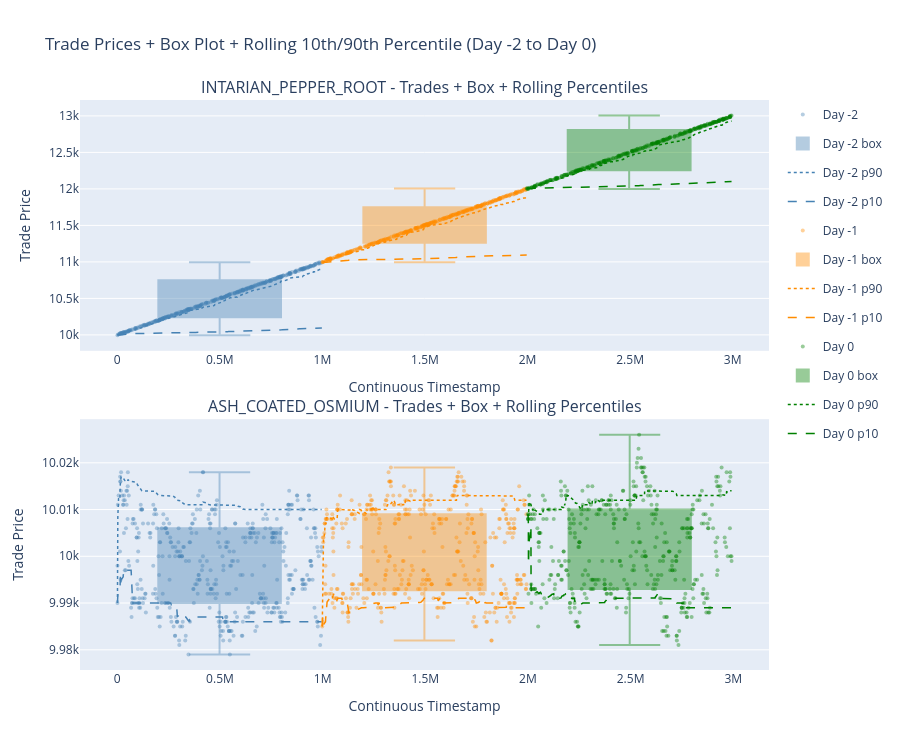

Source (notebook cell):
### Code cell
# ── Trade prices + box plot + rolling 25th/75th percentile lines ──────────────
# At each trade timestamp, compute the 25th/75th percentile of all trades
# seen so far that day (cumulative expanding window within each day).

def add_rolling_percentiles(trades_c):
    """Add p10 and p90 columns: cumulative percentile within each (day, product)."""
    trades_c = trades_c.sort_values(['day', 'cont_ts']).copy()
    p10, p90 = [], []
    for (day_val,), group in trades_c.groupby(['day'], sort=True):
        prices_so_far = []
        for price in group['price']:
            prices_so_far.append(price)
            p10.append(pd.Series(prices_so_far).quantile(0.10))
            p90.append(pd.Series(prices_so_far).quantile(0.90))
    trades_c['p10'] = p10
    trades_c['p90'] = p90
    return trades_c

trades_pepper_p = add_rolling_percentiles(trades_pepper_c)
trades_osmium_p  = add_rolling_percentiles(trades_osmium_c)

fig5 = make_subplots(rows=2, cols=1,
                     subplot_titles=['INTARIAN_PEPPER_ROOT - Trades + Box + Rolling Percentiles',
                                     'ASH_COATED_OSMIUM - Trades + Box + Rolling Percentiles'],
                     vertical_spacing=0.12)

for row, (trades_p, name) in enumerate([
    (trades_pepper_p, 'INTARIAN_PEPPER_ROOT'),
    (trades_osmium_p,  'ASH_COATED_OSMIUM'),
], start=1):
    for day_val, (color, label) in day_styles.items():
        subset = trades_p[trades_p['day'] == day_val]
        x_min = subset['cont_ts'].min()
        x_max = subset['cont_ts'].max()
        x_mid = (x_min + x_max) / 2
        x_range = x_max - x_min

        # Scatter: individual trades
        fig5.add_trace(
            go.Scatter(x=subset['cont_ts'], y=subset['price'],
                       mode='markers', name=label, legendgroup=label,
                       showlegend=(row == 1),
                       marker=dict(color=color, size=4, opacity=0.4),
                       customdata=subset[['timestamp', 'quantity']].values,
                       hovertemplate=f'Day: {day_val}<br>Timestamp: %{{customdata[0]}}<br>Price: %{{y}}<br>Qty: %{{customdata[1]}}<extra></extra>'),
            row=row, col=1
        )

        # One box plot per day
        fig5.add_trace(
            go.Box(x=[x_mid] * len(subset), y=subset['price'],
                   name=f'{label} box', legendgroup=f'{label}_box',
                   showlegend=(row == 1),
                   marker_color=color, line_color=color,
                   fillcolor=color, opacity=0.4,
                   boxmean=False, width=x_range * 0.6,
                   hovertemplate=f'Day: {day_val}<br>Price: %{{y}}<extra>{label} box</extra>'),
            row=row, col=1
        )

        # Rolling 90th percentile line
        fig5.add_trace(
            go.Scatter(x=subset['cont_ts'], y=subset['p90'],
                       mode='lines', name=f'{label} p90', legendgroup=f'{label}_p90',
                       showlegend=(row == 1),
                       line=dict(color=color, width=1.5, dash='dot'),
                       customdata=subset['timestamp'],
                       hovertemplate=f'Day: {day_val}<br>Timestamp: %{{customdata}}<br>p90: %{{y:.2f}}<extra></extra>'),
            row=row, col=1
        )

        # Rolling 10th percentile line
        fig5.add_trace(
            go.Scatter(x=subset['cont_ts'], y=subset['p10'],
                       mode='lines', name=f'{label} p10', legendgroup=f'{label}_p10',
                       showlegend=(row == 1),
                       line=dict(color=color, width=1.5, dash='dash'),
                       customdata=subset['timestamp'],
                       hovertemplate=f'Day: {day_val}<br>Timestamp: %{{customdata}}<br>p10: %{{y:.2f}}<extra></extra>'),
            row=row, col=1
        )

fig5.update_layout(height=750,
                   title='Trade Prices + Box Plot + Rolling 10th/90th Percentile (Day -2 to Day 0)',
                   hovermode='closest', boxmode='overlay')
fig5.update_xaxes(title_text='Continuous Timestamp')
fig5.update_yaxes(title_text='Trade Price')
fig5.show()

### Figure 1 — Plotly figure (JSON) as saved in the notebook; plotly's stock layout.template omitted (floating-point values rounded to 4 significant figures; data arrays with more than 128 entries replaced by an {"elided": "..."} marker saying what was removed)
{"data": [{"customdata": {"elided": "344x2 int values"}, "hovertemplate": "Day: -2<br>Timestamp: %{customdata[0]}<br>Price: %{y}<br>Qty: %{customdata[1]}<extra></extra>", "legendgroup": "Day -2", "marker": {"color": "steelblue", "opacity": 0.4, "size": 4}, "mode": "markers", "name": "Day -2", "showlegend": true, "type": "scatter", "x": {"elided": "344 int values"}, "xaxis": "x", "y": {"elided": "344 float values"}, "yaxis": "y"}, {"boxmean": false, "fillcolor": "steelblue", "hovertemplate": "Day: -2<br>Price: %{y}<extra>Day -2 box</extra>", "legendgroup": "Day -2_box", "line": {"color": "steelblue"}, "marker": {"color": "steelblue"}, "name": "Day -2 box", "opacity": 0.4, "showlegend": true, "type": "box", "width": 597900, "x": {"elided": "344 int values"}, "xaxis": "x", "y": {"elided": "344 float values"}, "yaxis": "y"}, {"customdata": {"elided": "344 int values"}, "hovertemplate": "Day: -2<br>Timestamp: %{customdata}<br>p90: %{y:.2f}<extra></extra>", "legendgroup": "Day -2_p90", "line": {"color": "steelblue", "dash": "dot", "width": 1.5}, "mode": "lines", "name": "Day -2 p90", "showlegend": true, "type": "scatter", "x": {"elided": "344 int values"}, "xaxis": "x", "y": {"elided": "344 float values"}, "yaxis": "y"}, {"customdata": {"elided": "344 int values"}, "hovertemplate": "Day: -2<br>Timestamp: %{customdata}<br>p10: %{y:.2f}<extra></extra>", "legendgroup": "Day -2_p10", "line": {"color": "steelblue", "dash": "dash", "width": 1.5}, "mode": "lines", "name": "Day -2 p10", "showlegend": true, "type": "scatter", "x": {"elided": "344 int values"}, "xaxis": "x", "y": {"elided": "344 float values"}, "yaxis": "y"}, {"customdata": {"elided": "335x2 int values"}, "hovertemplate": "Day: -1<br>Timestamp: %{customdata[0]}<br>Price: %{y}<br>Qty: %{customdata[1]}<extra></extra>", "legendgroup": "Day -1", "marker": {"color": "darkorange", "opacity": 0.4, "size": 4}, "mode": "markers", "name": "Day -1", "showlegend": true, "type": "scatter", "x": {"elided": "335 int values"}, "xaxis": "x", "y": {"elided": "335 float values"}, "yaxis": "y"}, {"boxmean": false, "fillcolor": "darkorange", "hovertemplate": "Day: -1<br>Price: %{y}<extra>Day -1 box</extra>", "legendgroup": "Day -1_box", "line": {"color": "darkorange"}, "marker": {"color": "darkorange"}, "name": "Day -1 box", "opacity": 0.4, "showlegend": true, "type": "box", "width": 597180, "x": {"elided": "335 int values"}, "xaxis": "x", "y": {"elided": "335 float values"}, "yaxis": "y"}, {"customdata": {"elided": "335 int values"}, "hovertemplate": "Day: -1<br>Timestamp: %{customdata}<br>p90: %{y:.2f}<extra></extra>", "legendgroup": "Day -1_p90", "line": {"color": "darkorange", "dash": "dot", "width": 1.5}, "mode": "lines", "name": "Day -1 p90", "showlegend": true, "type": "scatter", "x": {"elided": "335 int values"}, "xaxis": "x", "y": {"elided": "335 float values"}, "yaxis": "y"}, {"customdata": {"elided": "335 int values"}, "hovertemplate": "Day: -1<br>Timestamp: %{customdata}<br>p10: %{y:.2f}<extra></extra>", "legendgroup": "Day -1_p10", "line": {"color": "darkorange", "dash": "dash", "width": 1.5}, "mode": "lines", "name": "Day -1 p10", "showlegend": true, "type": "scatter", "x": {"elided": "335 int values"}, "xaxis": "x", "y": {"elided": "335 float values"}, "yaxis": "y"}, {"customdata": {"elided": "332x2 int values"}, "hovertemplate": "Day: 0<br>Timestamp: %{customdata[0]}<br>Price: %{y}<br>Qty: %{customdata[1]}<extra></extra>", "legendgroup": "Day 0", "marker": {"color": "green", "opacity": 0.4, "size": 4}, "mode": "markers", "name": "Day 0", "showlegend": true, "type": "scatter", "x": {"elided": "332 int values"}, "xaxis": "x", "y": {"elided": "332 float values"}, "yaxis": "y"}, {"boxmean": false, "fillcolor": "green", "hovertemplate": "Day: 0<br>Price: %{y}<extra>Day 0 box</extra>", "legendgroup": "Day 0_box", "line": {"color": "green"}, "marker": {"color": "green"}, "name": "Day 0 box", "opacity": 0.4, "showlegend": true, "type": "box", "width": 598920, "x": {"elided": "332 int values"}, "xaxis": "x", "y": {"elided": "332 float values"}, "yaxis": "y"}, {"customdata": {"elided": "332 int values"}, "hovertemplate": "Day: 0<br>Timestamp: %{customdata}<br>p90: %{y:.2f}<extra></extra>", "legendgroup": "Day 0_p90", "line": {"color": "green", "dash": "dot", "width": 1.5}, "mode": "lines", "name": "Day 0 p90", "showlegend": true, "type": "scatter", "x": {"elided": "332 int values"}, "xaxis": "x", "y": {"elided": "332 float values"}, "yaxis": "y"}, {"customdata": {"elided": "332 int values"}, "hovertemplate": "Day: 0<br>Timestamp: %{customdata}<br>p10: %{y:.2f}<extra></extra>", "legendgroup": "Day 0_p10", "line": {"color": "green", "dash": "dash", "width": 1.5}, "mode": "lines", "name": "Day 0 p10", "showlegend": true, "type": "scatter", "x": {"elided": "332 int values"}, "xaxis": "x", "y": {"elided": "332 float values"}, "yaxis": "y"}, {"customdata": {"elided": "429x2 int values"}, "hovertemplate": "Day: -2<br>Timestamp: %{customdata[0]}<br>Price: %{y}<br>Qty: %{customdata[1]}<extra></extra>", "legendgroup": "Day -2", "marker": {"color": "steelblue", "opacity": 0.4, "size": 4}, "mode": "markers", "name": "Day -2", "showlegend": false, "type": "scatter", "x": {"elided": "429 int values"}, "xaxis": "x2", "y": {"elided": "429 float values"}, "yaxis": "y2"}, {"boxmean": false, "fillcolor": "steelblue", "hovertemplate": "Day: -2<br>Price: %{y}<extra>Day -2 box</extra>", "legendgroup": "Day -2_box", "line": {"color": "steelblue"}, "marker": {"color": "steelblue"}, "name": "Day -2 box", "opacity": 0.4, "showlegend": false, "type": "box", "width": 596760, "x": {"elided": "429 int values"}, "xaxis": "x2", "y": {"elided": "429 float values"}, "yaxis": "y2"}, {"customdata": {"elided": "429 int values"}, "hovertemplate": "Day: -2<br>Timestamp: %{customdata}<br>p90: %{y:.2f}<extra></extra>", "legendgroup": "Day -2_p90", "line": {"color": "steelblue", "dash": "dot", "width": 1.5}, "mode": "lines", "name": "Day -2 p90", "showlegend": false, "type": "scatter", "x": {"elided": "429 int values"}, "xaxis": "x2", "y": {"elided": "429 float values"}, "yaxis": "y2"}, {"customdata": {"elided": "429 int values"}, "hovertemplate": "Day: -2<br>Timestamp: %{customdata}<br>p10: %{y:.2f}<extra></extra>", "legendgroup": "Day -2_p10", "line": {"color": "steelblue", "dash": "dash", "width": 1.5}, "mode": "lines", "name": "Day -2 p10", "showlegend": false, "type": "scatter", "x": {"elided": "429 int values"}, "xaxis": "x2", "y": {"elided": "429 float values"}, "yaxis": "y2"}, {"customdata": {"elided": "425x2 int values"}, "hovertemplate": "Day: -1<br>Timestamp: %{customdata[0]}<br>Price: %{y}<br>Qty: %{customdata[1]}<extra></extra>", "legendgroup": "Day -1", "marker": {"color": "darkorange", "opacity": 0.4, "size": 4}, "mode": "markers", "name": "Day -1", "showlegend": false, "type": "scatter", "x": {"elided": "425 int values"}, "xaxis": "x2", "y": {"elided": "425 float values"}, "yaxis": "y2"}, {"boxmean": false, "fillcolor": "darkorange", "hovertemplate": "Day: -1<br>Price: %{y}<extra>Day -1 box</extra>", "legendgroup": "Day -1_box", "line": {"color": "darkorange"}, "marker": {"color": "darkorange"}, "name": "Day -1 box", "opacity": 0.4, "showlegend": false, "type": "box", "width": 597000, "x": {"elided": "425 int values"}, "xaxis": "x2", "y": {"elided": "425 float values"}, "yaxis": "y2"}, {"customdata": {"elided": "425 int values"}, "hovertemplate": "Day: -1<br>Timestamp: %{customdata}<br>p90: %{y:.2f}<extra></extra>", "legendgroup": "Day -1_p90", "line": {"color": "darkorange", "dash": "dot", "width": 1.5}, "mode": "lines", "name": "Day -1 p90", "showlegend": false, "type": "scatter", "x": {"elided": "425 int values"}, "xaxis": "x2", "y": {"elided": "425 float values"}, "yaxis": "y2"}, {"customdata": {"elided": "425 int values"}, "hovertemplate": "Day: -1<br>Timestamp: %{customdata}<br>p10: %{y:.2f}<extra></extra>", "legendgroup": "Day -1_p10", "line": {"color": "darkorange", "dash": "dash", "width": 1.5}, "mode": "lines", "name": "Day -1 p10", "showlegend": false, "type": "scatter", "x": {"elided": "425 int values"}, "xaxis": "x2", "y": {"elided": "425 float values"}, "yaxis": "y2"}, {"customdata": {"elided": "411x2 int values"}, "hovertemplate": "Day: 0<br>Timestamp: %{customdata[0]}<br>Price: %{y}<br>Qty: %{customdata[1]}<extra></extra>", "legendgroup": "Day 0", "marker": {"color": "green", "opacity": 0.4, "size": 4}, "mode": "markers", "name": "Day 0", "showlegend": false, "type": "scatter", "x": {"elided": "411 int values"}, "xaxis": "x2", "y": {"elided": "411 float values"}, "yaxis": "y2"}, {"boxmean": false, "fillcolor": "green", "hovertemplate": "Day: 0<br>Price: %{y}<extra>Day 0 box</extra>", "legendgroup": "Day 0_box", "line": {"color": "green"}, "marker": {"color": "green"}, "name": "Day 0 box", "opacity": 0.4, "showlegend": false, "type": "box", "width": 595260, "x": {"elided": "411 int values"}, "xaxis": "x2", "y": {"elided": "411 float values"}, "yaxis": "y2"}, {"customdata": {"elided": "411 int values"}, "hovertemplate": "Day: 0<br>Timestamp: %{customdata}<br>p90: %{y:.2f}<extra></extra>", "legendgroup": "Day 0_p90", "line": {"color": "green", "dash": "dot", "width": 1.5}, "mode": "lines", "name": "Day 0 p90", "showlegend": false, "type": "scatter", "x": {"elided": "411 int values"}, "xaxis": "x2", "y": {"elided": "411 float values"}, "yaxis": "y2"}, {"customdata": {"elided": "411 int values"}, "hovertemplate": "Day: 0<br>Timestamp: %{customdata}<br>p10: %{y:.2f}<extra></extra>", "legendgroup": "Day 0_p10", "line": {"color": "green", "dash": "dash", "width": 1.5}, "mode": "lines", "name": "Day 0 p10", "showlegend": false, "type": "scatter", "x": {"elided": "411 int values"}, "xaxis": "x2", "y": {"elided": "411 float values"}, "yaxis": "y2"}], "layout": {"annotations": [{"font": {"size": 16}, "showarrow": false, "text": "INTARIAN_PEPPER_ROOT - Trades + Box + Rolling Percentiles", "x": 0.5, "xanchor": "center", "xref": "paper", "y": 1, "yanchor": "bottom", "yref": "paper"}, {"font": {"size": 16}, "showarrow": false, "text": "ASH_COATED_OSMIUM - Trades + Box + Rolling Percentiles", "x": 0.5, "xanchor": "center", "xref": "paper", "y": 0.44, "yanchor": "bottom", "yref": "paper"}], "boxmode": "overlay", "height": 750, "hovermode": "closest", "title": {"text": "Trade Prices + Box Plot + Rolling 10th/90th Percentile (Day -2 to Day 0)"}, "xaxis": {"anchor": "y", "domain": [0, 1], "title": {"text": "Continuous Timestamp"}}, "xaxis2": {"anchor": "y2", "domain": [0, 1], "title": {"text": "Continuous Timestamp"}}, "yaxis": {"anchor": "x", "domain": [0.56, 1], "title": {"text": "Trade Price"}}, "yaxis2": {"anchor": "x2", "domain": [0, 0.44], "title": {"text": "Trade Price"}}}}
